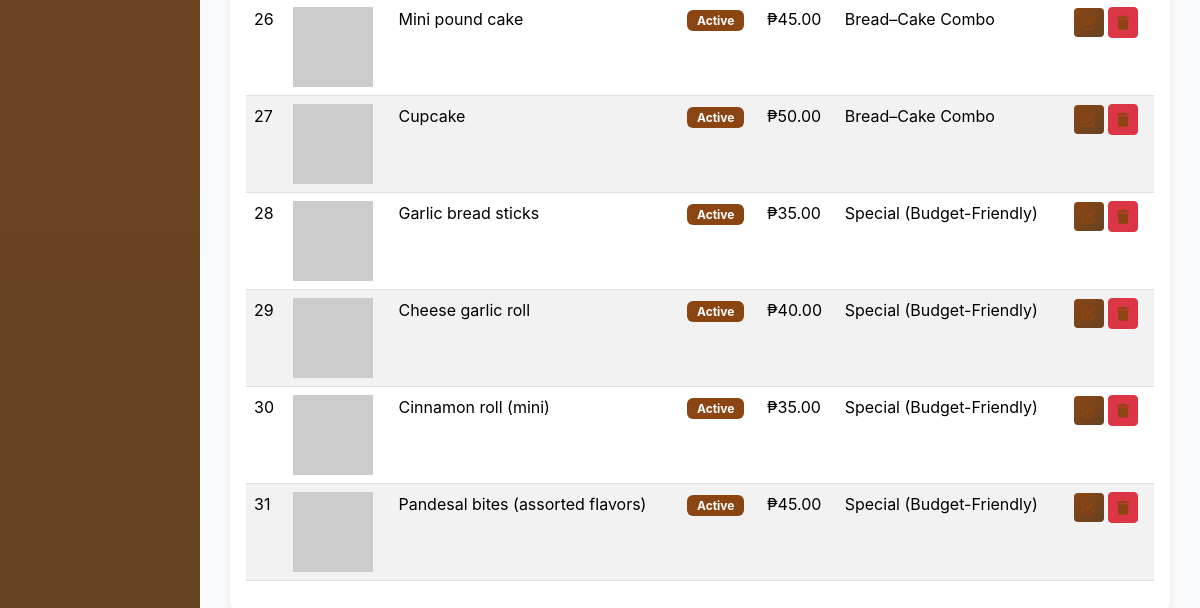
Page /backend/admin/manage-food-package.php (signed in, lower part) on the earlier database version.
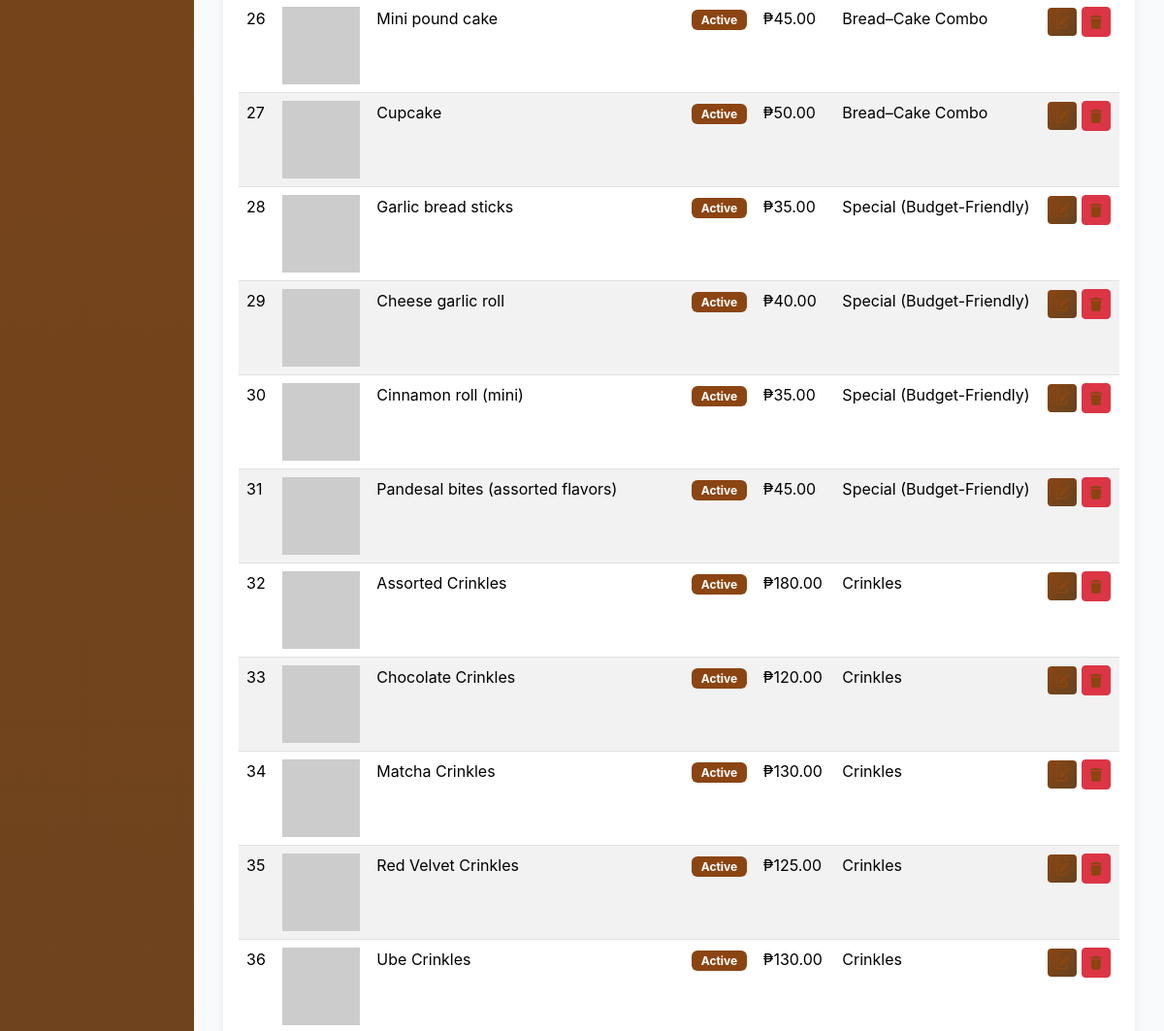
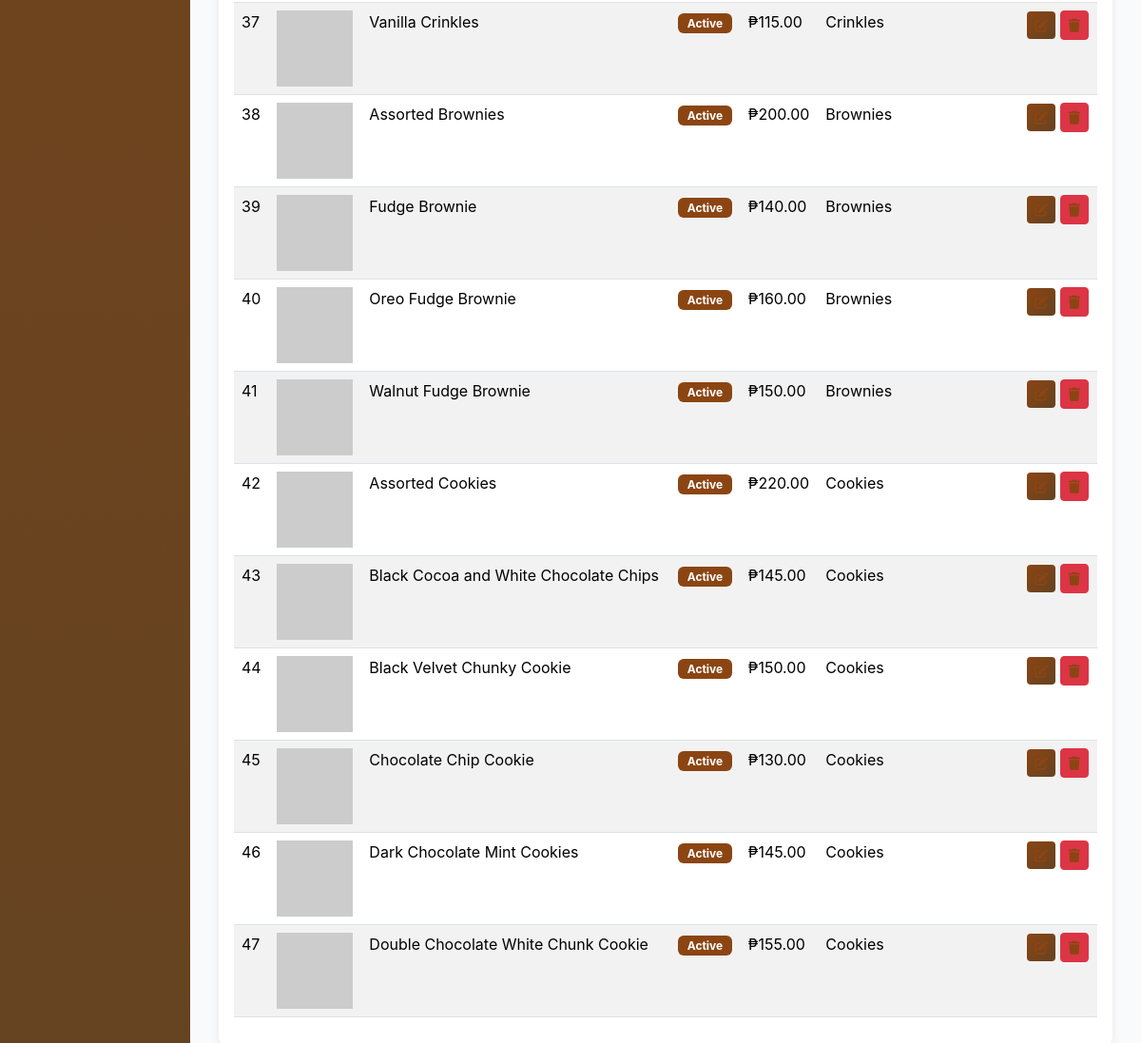
Same page on the later database version (2 pictures, top to bottom).
### tables this page shows
CREATE TABLE IF NOT EXISTS items (
    itemID INT AUTO_INCREMENT PRIMARY KEY,
    packageName VARCHAR(255) NOT NULL,
    foodDescription TEXT,
    itemContains TEXT,
    categoryID INT,
    itemImage VARCHAR(255),
    size VARCHAR(50),
    status VARCHAR(20) DEFAULT 'Active',
    suitableFor INT,
    price DECIMAL(10,2) NOT NULL,
    creationDate DATETIME DEFAULT CURRENT_TIMESTAMP,
    FOREIGN KEY (categoryID) REFERENCES categories(categoryID)
);

CREATE TABLE IF NOT EXISTS categories (
    categoryID INT AUTO_INCREMENT PRIMARY KEY,
    categoryName VARCHAR(255) NOT NULL,
    creationDate DATETIME DEFAULT CURRENT_TIMESTAMP
);

### backend/connect.php (called while the page is built, shortened)
<?php
  function executeQuery($query){
    $conn = $GLOBALS['conn'];
    return mysqli_query($conn, $query);
  }
?>

### backend/admin/manage-food-package.php (the view, shortened to what this page needs)
<?php
include(__DIR__ . "/includes/header.php");
$query = "SELECT items.*, categories.categoryName FROM items
          LEFT JOIN categories ON items.categoryID = categories.categoryID
          ORDER BY items.creationDate DESC";
$result = executeQuery($query);
?>
<div class="card">
  <div class="card-body">
    <table class="table table-striped">
      <tbody>
        <?php
        $count = 1;
        while($row = mysqli_fetch_assoc($result)):
        ?>
        <tr>
          <td><?php echo $count++; ?></td>
          <td>
            <img src="<?php echo $row['itemImage'] ? '../../uploads/'.$row['itemImage'] : 'https://via.placeholder.com/80'; ?>"
                 alt="<?php echo $row['packageName']; ?>" style="width: 80px; height: 80px; object-fit: cover;">
          </td>
          <td><?php echo $row['packageName']; ?></td>
          <td>
            <span class="badge bg-<?php echo $row['status'] == 'Active' ? 'success' : 'secondary'; ?>">
              <?php echo $row['status']; ?>
            </span>
          </td>
          <td>₱<?php echo $row['price']; ?></td>
          <td><?php echo $row['categoryName']; ?></td>
          <td>
            <a href="edit-food-package.php?itemID=<?php echo $row['itemID']; ?>" class="btn btn-info btn-sm">
              <i class="fas fa-edit"></i>
            </a>
            <form method="POST" class="d-inline">
              <button type="submit" class="btn btn-danger btn-sm" onclick="return confirm('Are you sure?')">
                <i class="fas fa-trash"></i>
              </button>
            </form>
          </td>
        </tr>
        <?php endwhile; ?>
      </tbody>
    </table>
  </div>
</div>
<?php include(__DIR__ . "/includes/footer.php"); ?>

### backend/admin/includes/header.php (shortened to what this page needs)
<!doctype html>
<html lang="en">
<head>
  <link href="https://cdn.jsdelivr.net/npm/bootstrap@5.3.8/dist/css/bootstrap.min.css" rel="stylesheet">
  <link rel="stylesheet" href="https://cdnjs.cloudflare.com/ajax/libs/font-awesome/6.4.0/css/all.min.css">
  <link rel="stylesheet" href="../../frontend/css/admin-style.css">
</head>
<body>
  <div class="container-fluid">
    <div class="row">
      <div class="col-md-2 sidebar">
      </div>
       <div class="col-md-10 main-content">

### backend/admin/includes/footer.php (shortened to what this page needs)
      </div>
    </div>
  </div>
</body>
</html>

### frontend/css/admin-style.css (style rules this page uses)
:root { --brown-primary: #8B4513; --brown-dark: #654321; --brown-light: #D4A574; --brown-lighter: #E8D5B7; --brown-accent: #CDBA96; }
body { background-color: #faf9f7; font-family: -apple-system, BlinkMacSystemFont, 'Segoe UI', Roboto, 'Helvetica Neue', Arial, sans-serif; }
.sidebar { min-height: 100vh; background: linear-gradient(180deg, var(--brown-primary) 0%, var(--brown-dark) 100%); padding: 20px 0; box-shadow: 2px 0 10px rgba(139, 69, 19, 0.2); }
.main-content { padding: 30px; background-color: #f8fafc; min-height: 100vh; }
.btn-primary, .btn-success, .btn-info { background: linear-gradient(135deg, var(--brown-primary), var(--brown-dark)); border: none; color: #fff; transition: all 0.3s ease; }
.table-striped tbody tr:nth-of-type(odd) { background-color: #faf9f7; }
.card { border: none; box-shadow: 0 2px 8px rgba(139, 69, 19, 0.1); border-radius: 12px; }
.badge { padding: 0.4em 0.8em; }
.badge.bg-primary, .badge.bg-success { background-color: var(--brown-primary) !important; }

Differences in the rows shown:
added items: packageName "Assorted Crinkles", status "Active", price "180.00", categoryID.categoryName "Crinkles"
added items: packageName "Chocolate Crinkles", status "Active", price "120.00", categoryID.categoryName "Crinkles"
added items: packageName "Matcha Crinkles", status "Active", price "130.00", categoryID.categoryName "Crinkles"
added items: packageName "Red Velvet Crinkles", status "Active", price "125.00", categoryID.categoryName "Crinkles"
added items: packageName "Ube Crinkles", status "Active", price "130.00", categoryID.categoryName "Crinkles"
added items: packageName "Vanilla Crinkles", status "Active", price "115.00", categoryID.categoryName "Crinkles"
added items: packageName "Assorted Brownies", status "Active", price "200.00", categoryID.categoryName "Brownies"
added items: packageName "Fudge Brownie", status "Active", price "140.00", categoryID.categoryName "Brownies"
added items: packageName "Oreo Fudge Brownie", status "Active", price "160.00", categoryID.categoryName "Brownies"
added items: packageName "Walnut Fudge Brownie", status "Active", price "150.00", categoryID.categoryName "Brownies"
added items: packageName "Assorted Cookies", status "Active", price "220.00", categoryID.categoryName "Cookies"
added items: packageName "Black Cocoa and White Chocolate Chips", status "Active", price "145.00", categoryID.categoryName "Cookies"
added items: packageName "Black Velvet Chunky Cookie", status "Active", price "150.00", categoryID.categoryName "Cookies"
added items: packageName "Chocolate Chip Cookie", status "Active", price "130.00", categoryID.categoryName "Cookies"
added items: packageName "Dark Chocolate Mint Cookies", status "Active", price "145.00", categoryID.categoryName "Cookies"
added items: packageName "Double Chocolate White Chunk Cookie", status "Active", price "155.00", categoryID.categoryName "Cookies"
